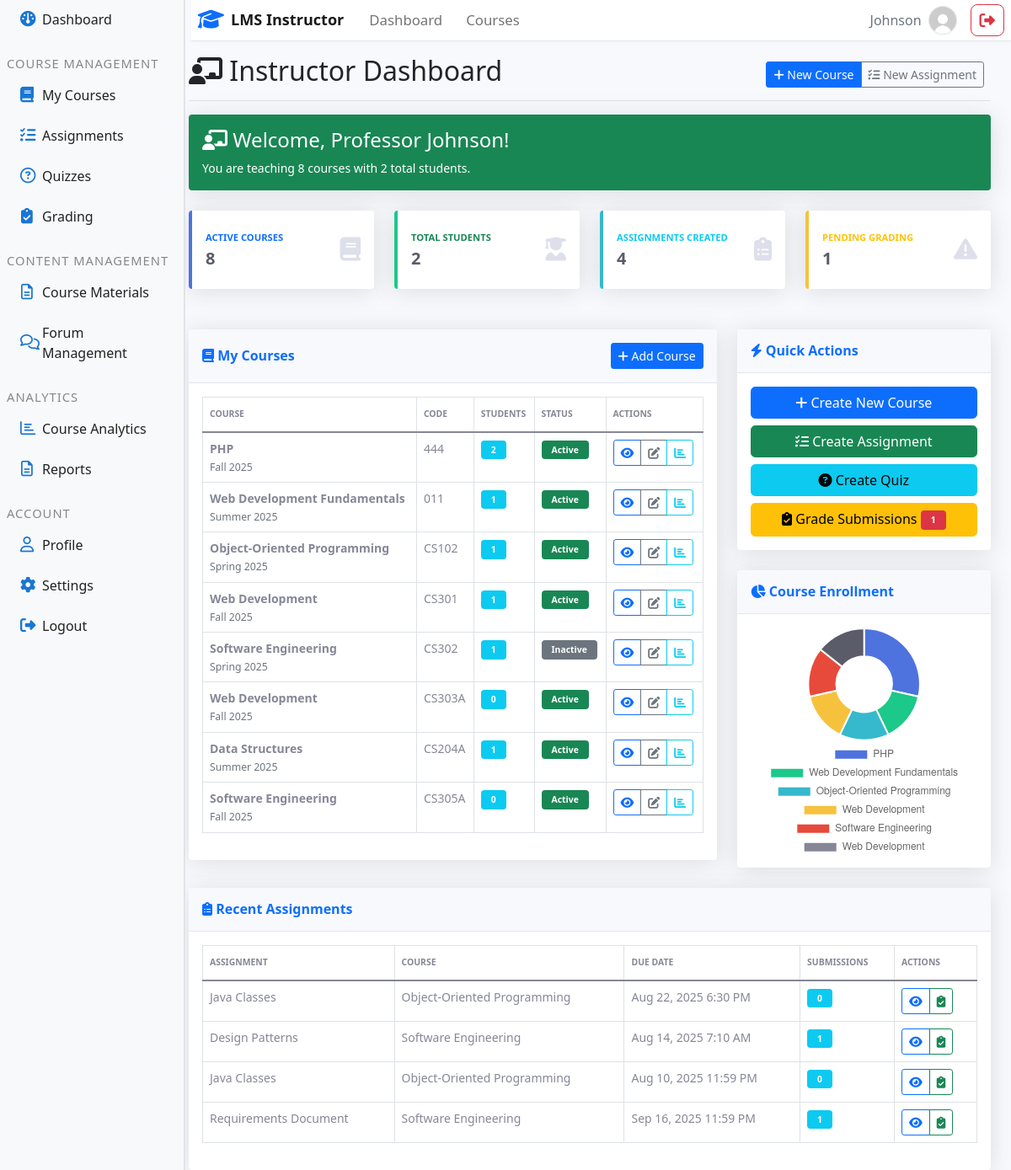
Screenshot of /instructor/dashboard.php (signed in) with the database file from the repository.
### tables this page shows
CREATE TABLE `courses` (
  `id` int(11) NOT NULL,
  `title` varchar(200) NOT NULL,
  `description` text DEFAULT NULL,
  `images` varchar(255) DEFAULT NULL,
  `instructor_id` int(11) NOT NULL,
  `course_code` varchar(20) NOT NULL,
  `credits` int(11) DEFAULT 3,
  `semester` varchar(20) DEFAULT NULL,
  `year` int(11) DEFAULT NULL,
  `max_students` int(11) DEFAULT 50,
  `status` enum('active','inactive') DEFAULT 'active',
  `created_at` timestamp NOT NULL DEFAULT current_timestamp()
);

CREATE TABLE `assignments` (
  `id` int(11) NOT NULL,
  `course_id` int(11) NOT NULL,
  `title` varchar(200) NOT NULL,
  `description` text DEFAULT NULL,
  `update_file` varchar(255) DEFAULT NULL,
  `due_date` datetime DEFAULT NULL,
  `max_points` decimal(5,2) DEFAULT 100.00,
  `created_by` int(11) NOT NULL,
  `created_at` timestamp NOT NULL DEFAULT current_timestamp()
);

### instructor/dashboard.php (the view, shortened to what the rows shown need)
<?php
require_once __DIR__ . '/../config/database.php';
$db = $pdo;
$query = "SELECT c.*, COUNT(e.id) as enrolled_students
          FROM courses c
          LEFT JOIN enrollments e ON c.id = e.course_id AND e.status = 'enrolled'
          WHERE c.instructor_id = ?
          GROUP BY c.id";
$stmt = $db->prepare($query);
$stmt->execute([$_SESSION['user_id']]);
$courses = $stmt->fetchAll(PDO::FETCH_ASSOC);
$query = "SELECT a.*, c.title as course_title, COUNT(s.id) as submissions
          FROM assignments a
          JOIN courses c ON a.course_id = c.id
          LEFT JOIN assignment_submissions s ON a.id = s.assignment_id
          WHERE c.instructor_id = ?
          GROUP BY a.id
          ORDER BY a.created_at DESC LIMIT 5";
$stmt = $db->prepare($query);
$stmt->execute([$_SESSION['user_id']]);
$recent_assignments = $stmt->fetchAll(PDO::FETCH_ASSOC);
?>
<!DOCTYPE html>
<html lang="en">
<head>
    <link href="https://cdn.jsdelivr.net/npm/bootstrap@5.1.3/dist/css/bootstrap.min.css" rel="stylesheet">
    <link href="https://cdnjs.cloudflare.com/ajax/libs/font-awesome/6.0.0/css/all.min.css" rel="stylesheet">
    <link href="../assets/css/dashboard.css" rel="stylesheet">
</head>
<body>
<div class="main-layout">
    <div class="instructor-main-content">
        <main class="col-md-9 ms-sm-auto col-lg-10 px-md-4">
    <div class="d-flex justify-content-between flex-wrap flex-md-nowrap align-items-center pt-3 pb-2 mb-3 border-bottom">
        <h1 class="h2">
            <i class="fas fa-chalkboard-teacher"></i> Instructor Dashboard
        </h1>
    </div>
    <div class="row">
        <div class="col-lg-8 mb-4">
            <div class="card shadow">
                <div class="card-body">
                    <?php if (empty($courses)): ?>
                        <div class="text-center py-4">
                            <i class="fas fa-book fa-3x text-gray-300 mb-3"></i>
                            <p class="text-muted">You haven't created any courses yet.</p>
                            <a href="course_create.php" class="btn btn-primary">Create Your First Course</a>
                        </div>
                    <?php else: ?>
                        <div class="table-responsive">
                            <table class="table table-bordered">
                                <thead>
                                    <tr>
                                        <th>Course</th>
                                        <th>Code</th>
                                        <th>Students</th>
                                        <th>Status</th>
                                        <th>Actions</th>
                                    </tr>
                                </thead>
                                <tbody>
                                    <?php foreach ($courses as $course): ?>
                                        <tr>
                                            <td>
                                                <strong><?php echo htmlspecialchars($course['title']); ?></strong>
                                                <br>
                                                <small class="text-muted"><?php echo htmlspecialchars($course['semester'] . ' ' . $course['year']); ?></small>
                                            </td>
                                            <td><?php echo htmlspecialchars($course['course_code']); ?></td>
                                            <td>
                                                <span class="badge bg-info"><?php echo $course['enrolled_students']; ?></span>
                                            </td>
                                            <td>
                                                <span class="badge <?php echo $course['status'] == 'active' ? 'bg-success' : 'bg-secondary'; ?>">
                                                    <?php echo ucfirst($course['status']); ?>
                                                </span>
                                            </td>
                                            <td>
                                                <div class="btn-group" role="group">
                                                    <a href="course_view.php?id=<?php echo $course['id']; ?>" class="btn btn-sm btn-outline-primary">
                                                        <i class="fas fa-eye"></i>
                                                    </a>
                                                    <a href="course_edit.php?id=<?php echo $course['id']; ?>" class="btn btn-sm btn-outline-secondary">
                                                        <i class="fas fa-edit"></i>
                                                    </a>
                                                    <a href="course_analytics.php?id=<?php echo $course['id']; ?>" class="btn btn-sm btn-outline-info">
                                                        <i class="fas fa-chart-bar"></i>
                                                    </a>
                                                </div>
                                            </td>
                                        </tr>
                                    <?php endforeach; ?>
                                </tbody>
                            </table>
                        </div>
                    <?php endif; ?>
                </div>
            </div>
        </div>
    </div>
    <?php if (!empty($recent_assignments)): ?>
    <div class="row">
        <div class="col-12">
            <div class="card shadow">
                <div class="card-body">
                    <div class="table-responsive">
                        <table class="table table-bordered">
                            <thead>
                                <tr>
                                    <th>Assignment</th>
                                    <th>Course</th>
                                    <th>Due Date</th>
                                    <th>Submissions</th>
                                    <th>Actions</th>
                                </tr>
                            </thead>
                            <tbody>
                                <?php foreach ($recent_assignments as $assignment): ?>
                                    <tr>
                                        <td><?php echo htmlspecialchars($assignment['title']); ?></td>
                                        <td><?php echo htmlspecialchars($assignment['course_title']); ?></td>
                                        <td><?php echo formatDate($assignment['due_date']); ?></td>
                                        <td>
                                            <span class="badge bg-info"><?php echo $assignment['submissions']; ?></span>
                                        </td>
                                        <td>
                                            <div class="btn-group" role="group">
                                                <a href="assignment_view.php?id=<?php echo $assignment['id']; ?>" class="btn btn-sm btn-outline-primary">
                                                    <i class="fas fa-eye"></i>
                                                </a>
                                                <a href="assignment_grade.php?id=<?php echo $assignment['id']; ?>" class="btn btn-sm btn-outline-success">
                                                    <i class="fas fa-clipboard-check"></i>
                                                </a>
                                            </div>
                                        </td>
                                    </tr>
                                <?php endforeach; ?>
                            </tbody>
                        </table>
                    </div>
                </div>
            </div>
        </div>
    </div>
    <?php endif; ?>
        </main>
    </div>
</div>
    <script>
        // Course Enrollment Chart
        const ctx = document.getElementById('enrollmentChart').getContext('2d');
        const enrollmentChart = new Chart(ctx, {
            type: 'doughnut',
            data: {
                labels: [
                    <?php foreach ($courses as $course): ?>
                        '<?php echo addslashes($course['title']); ?>',
                    <?php endforeach; ?>
                ],
                datasets: [{
                    data: [
                        <?php foreach ($courses as $course): ?>
                            <?php echo $course['enrolled_students']; ?>,
                        <?php endforeach; ?>
                    ],
                    backgroundColor: [
                        '#4e73df', '#1cc88a', '#36b9cc', '#f6c23e', '#e74a3b',
                        '#858796', '#5a5c69', '#6f42c1', '#e83e8c', '#fd7e14'
                    ]
                }]
            },
            options: {
                responsive: true,
                plugins: {
                    legend: {
                        position: 'bottom'
                    }
                }
            }
        });
    </script>
</body>
</html>

### rows the page displays
courses: title "PHP", semester+year "Fall 2025", course_code "444", enrolled_students "2", status "Active"
courses: title "Web Development Fundamentals", semester+year "Summer 2025", course_code "011", enrolled_students "1", status "Active"
courses: title "Object-Oriented Programming", semester+year "Spring 2025", course_code "CS102", enrolled_students "1", status "Active"
courses: title "Web Development", semester+year "Fall 2025", course_code "CS301", enrolled_students "1", status "Active"
courses: title "Software Engineering", semester+year "Spring 2025", course_code "CS302", enrolled_students "1", status "Inactive"
courses: title "Web Development", semester+year "Fall 2025", course_code "CS303A", enrolled_students "0", status "Active"
courses: title "Data Structures", semester+year "Summer 2025", course_code "CS204A", enrolled_students "1", status "Active"
courses: title "Software Engineering", semester+year "Fall 2025", course_code "CS305A", enrolled_students "0", status "Active"
assignments: title "Java Classes", course.title "Object-Oriented Programming", due_date "Aug 22, 2025 6:30 PM", submissions "0"
assignments: title "Design Patterns", course.title "Software Engineering", due_date "Aug 14, 2025 7:10 AM", submissions "1"
assignments: title "Java Classes", course.title "Object-Oriented Programming", due_date "Aug 10, 2025 11:59 PM", submissions "0"
assignments: title "Requirements Document", course.title "Software Engineering", due_date "Sep 16, 2025 11:59 PM", submissions "1"

### other values shown
$_SESSION['last_name'] "Johnson"
count($courses) "8"
$total_students "2"
count($recent_assignments) "4"
$pending_grading "1"
chart data {{ addslashes($course['title']) }} PHP, Web Development Fundamentals, Object-Oriented Programming, Web Development, Software Engineering, Web Development, Data Structures, Software Engineering
chart data {{ $course['enrolled_students'] }} 2, 1, 1, 1, 1, 0, 1, 0
